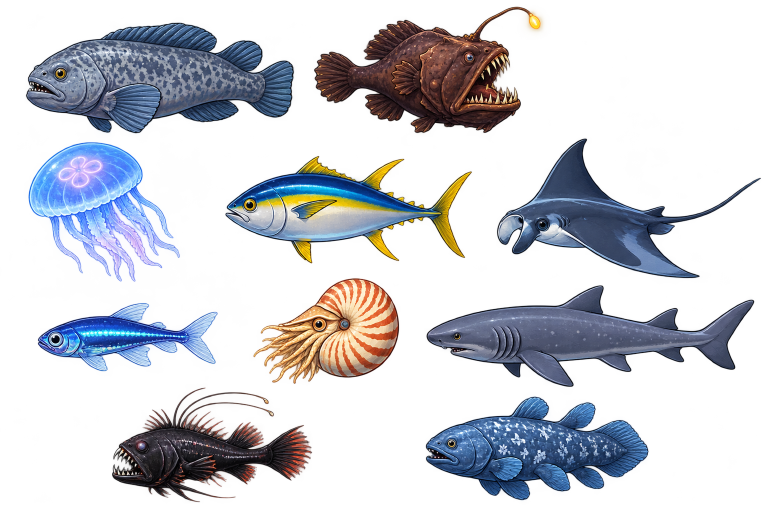
#> input picture art_source/species_sheet_1.png, 1536 x 1024 px (shown at 1/2 size)
$ python extract_painted.py ../art_source/species_sheet_1.png out.png
#> lines starting #> are read from the running program, lines starting #| are printed output that depends on the picture; after the words box and inside, x2 and y2 are one past the last pixel; in counts of white or black regions, pixels touching at a corner belong together
"""Cuts species sprites out of painted sprite sheets into body/tail PNGs in FishArt's layout.

Body canvas: 240 units wide, tail root at x=20, snout at x=220, centred on the body axis.
Tail canvas: 70 units wide at the body's pixel scale, tail root at x=62.
SHEETS maps each sheet file to its species: a point on the sprite, the way the head points
("left" sprites are mirrored to face right) and whether the tail fin is cut off to beat. Sheets
without transparency (a painted checkerboard behind the sprites) are cut out like the props.

Needs Pillow, NumPy and SciPy. Usage, per sheet:
  python tools/extract_painted.py art_source/painted_sprite_sheet.png assets/sprites/fish_painted
"""
import sys
from pathlib import Path

import numpy as np
from PIL import Image
from scipy import ndimage

sys.path.insert(0, str(Path(__file__).parent))
from extract_props import _foreground  # noqa: E402

# species id: (sprite centre x, y on the sheet, facing, split tail)
PAINTED_SHEET = {
    "european_sprat": (246, 115, "left", True),
    "atlantic_herring": (381, 112, "left", True),
    "lesser_sand_eel": (515, 113, "left", True),
    "atlantic_mackerel": (669, 112, "left", True),
    "european_plaice": (835, 112, "left", True),
    "lumpsucker": (978, 112, "left", True),
    "atlantic_cod": (1112, 114, "left", True),
    "conger_eel": (1281, 109, "left", True),
    "ocellaris_clownfish": (1449, 111, "left", True),
    "blue_green_chromis": (95, 277, "left", True),
    "blue_tang": (221, 273, "left", True),
    "mandarinfish": (363, 273, "left", True),
    "red_lionfish": (508, 271, "left", True),
    "blacktip_reef_shark": (668, 273, "left", True),
    "humphead_wrasse": (835, 275, "left", True),
    "lions_mane_jellyfish": (972, 266, "right", False),
    "atlantic_bluefin_tuna": (1126, 277, "left", True),
    "ocean_sunfish": (1285, 268, "left", False),
    "basking_shark": (1446, 272, "left", True),
    "roundnose_grenadier": (92, 434, "left", False),
    "rabbit_fish": (240, 431, "left", False),
    "curled_octopus": (369, 431, "right", False),
    "greenland_shark": (519, 430, "left", True),
    "humpback_anglerfish": (677, 432, "right", True),
    "south_african_sardine": (532, 595, "left", True),
    "green_sea_turtle": (387, 761, "right", False),
    "sperm_whale": (1172, 746, "left", True),
    "blue_whale": (111, 883, "left", True),
    "giant_squid": (1250, 901, "right", False),
}

SHEETS = {
    "painted_sprite_sheet.png": PAINTED_SHEET,
    "species_sheet_1.png": {
        "atlantic_wolffish": (310, 150, "left", True),
        "atlantic_footballfish": (840, 160, "right", True),
        "moon_jellyfish": (205, 400, "right", False),
        "yellowfin_tuna": (690, 415, "left", True),
        "reef_manta_ray": (1200, 420, "left", False),
        "skinnycheek_lanternfish": (255, 670, "left", True),
        "chambered_nautilus": (655, 680, "left", False),
        "bluntnose_sixgill_shark": (1180, 670, "left", True),
        "pacific_blackdragon": (390, 880, "left", False),
        "west_indian_ocean_coelacanth": (1070, 880, "left", True),
    },
    "species_sheet_2.png": {
        "australian_salmon": (205, 150, "left", True),
        "southern_blue_ringed_octopus": (555, 160, "right", False),
        "weedy_seadragon": (900, 160, "left", False),
        "blue_groper": (1310, 160, "left", True),
        "smooth_stingray": (215, 410, "left", False),
        "port_jackson_shark": (540, 420, "left", True),
        "old_wife": (910, 400, "left", True),
        "loggerhead_turtle": (1320, 420, "left", False),
        "leafy_seadragon": (180, 660, "left", False),
        "blubber_jellyfish": (495, 650, "right", False),
        "great_white_shark": (850, 660, "left", True),
        "humpback_whale": (1300, 660, "left", True),
        "orange_roughy": (200, 885, "left", True),
        "pink_ling": (610, 885, "left", False),
        "blobfish": (975, 880, "left", False),
        "common_fangtooth": (1340, 880, "left", True),
    },
    "species_sheet_3.png": {
        "red_sea_bream": (180, 140, "left", True),
        "japanese_horse_mackerel": (525, 150, "left", True),
        "tiger_puffer": (850, 130, "left", True),
        "japanese_amberjack": (1255, 145, "left", True),
        "japanese_flying_squid": (160, 410, "right", False),
        "opah": (520, 390, "left", True),
        "nomuras_jellyfish": (875, 400, "right", False),
        "japanese_spider_crab": (1290, 400, "right", False),
        "giant_pacific_octopus": (170, 670, "right", False),
        "giant_isopod": (510, 660, "left", False),
        "frilled_shark": (885, 690, "left", False),
        "goblin_shark": (1300, 660, "left", True),
        "mariana_snailfish": (255, 910, "left", True),
        "giant_oarfish": (970, 895, "left", False),
    },
    "species_sheet_4.png": {
        "hottentot_seabream": (195, 150, "left", True),
        "common_octopus": (595, 150, "right", False),
        "knysna_seahorse": (900, 140, "left", False),
        "galjoen": (1295, 155, "left", True),
        "copper_shark": (210, 385, "left", True),
        "ragged_tooth_shark": (595, 395, "left", True),
        "giant_guitarfish": (990, 400, "left", True),
        "portuguese_man_o_war": (1385, 410, "right", False),
        "shortfin_mako": (200, 620, "left", True),
        "leatherback_turtle": (580, 640, "left", False),
        "southern_right_whale": (965, 640, "left", True),
        "cape_hake": (1350, 625, "left", True),
        "kingklip": (200, 870, "left", True),
        "sloanes_viperfish": (565, 880, "left", False),
        "pelican_eel": (930, 880, "left", False),
        "colossal_squid": (1320, 850, "right", False),
    },
    # Replaces the vampire squid's SVG and some of the first, small painted sprites.
    "species_sheet_5.png": {
        "vampire_squid": (145, 190, "right", False),
        "basking_shark": (530, 160, "left", True),
        "blue_tang": (920, 180, "left", True),
        "blue_whale": (1290, 190, "left", True),
        "frilled_shark": (200, 440, "left", False),
        "giant_squid": (620, 400, "right", False),
        "greenland_shark": (1000, 445, "left", True),
        "mandarinfish": (1390, 420, "left", True),
        "ocean_sunfish": (130, 680, "left", False),
        "ocellaris_clownfish": (570, 700, "left", True),
        "rabbit_fish": (960, 690, "left", True),
        "red_lionfish": (1350, 700, "left", False),
        "sperm_whale": (650, 890, "left", True),
    },
    # Side views with spread tail fins, which beat better; they replace sprites with a bent or
    # hidden tail.
    "Cartoon-Meereswesen auf Transparenz.png": {
        "blue_whale": (230, 149, "left", True),
        "west_indian_ocean_coelacanth": (608, 149, "left", True),
        "conger_eel": (961, 151, "left", True),
        "humphead_wrasse": (1343, 154, "left", True),
        "humpback_anglerfish": (187, 380, "left", True),
        "red_lionfish": (546, 392, "left", True),
        "pacific_blackdragon": (933, 379, "left", True),
        "blobfish": (579, 628, "left", True),
    },
}

# Sheet rows below which a sprite's region is its label, not the creature.
BOTTOM_LIMIT = {"green_sea_turtle": 800}

ALPHA_FLOOR = 40
# Sheets whose sprites glow: alpha up to this is the glow around them, not the sprite.
GLOW_FLOOR = {"Cartoon-Meereswesen auf Transparenz.png": 120}
MAX_TAIL_SHARE = 0.3


def main() -> None:
    image = Image.open(sys.argv[1])
#> image is the input picture: PIL image 1536x1024 RGBA; mean R, G, B, A 70.5, 74.1, 86.1, 79.2
    sheet = np.array(image.convert("RGBA"))
    if "A" not in image.mode:
        sheet[..., 3] = _foreground(sheet[..., :3])
    out = Path(sys.argv[2])
    out.mkdir(parents=True, exist_ok=True)
    floor = GLOW_FLOOR.get(Path(sys.argv[1]).name, ALPHA_FLOOR)
    mask = sheet[..., 3] > max(60, floor + 8)
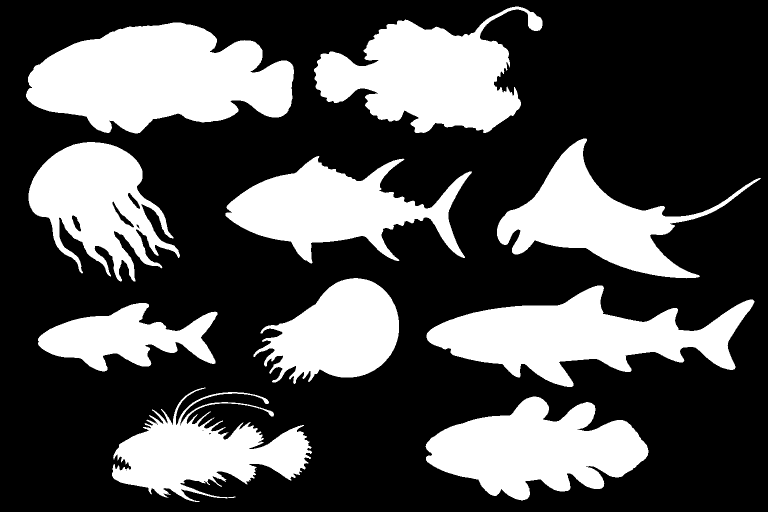
#> mask: shape (1024, 1536) bool (shown at 1/2 size); 32% white; 12 white regions (2 under 20 px), largest, box (x1, y1, x2, y2) and area: (52, 45, 588, 267) 80789, (853, 571, 1509, 774) 61435, (628, 13, 1085, 266) 61340
    labels, _ = ndimage.label(ndimage.binary_dilation(mask, iterations=3))
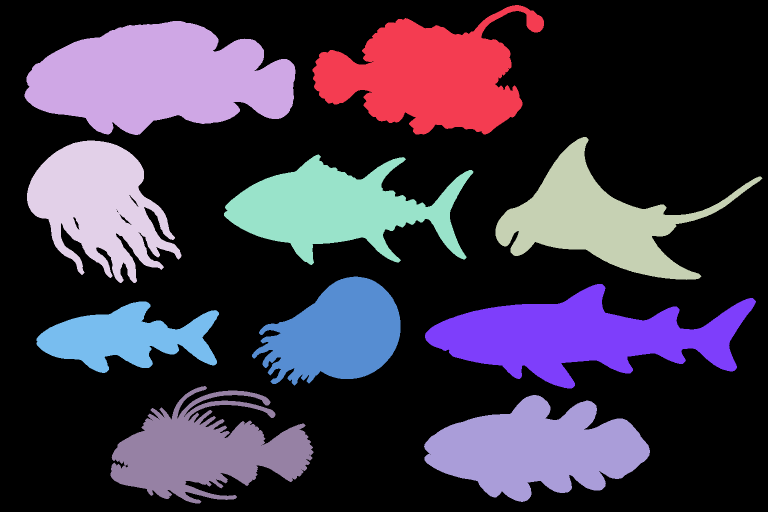
#> labels: shape (1024, 1536) int32 (shown at 1/2 size); 11 distinct labels, from 0 to 10; one colour per label, 0 black
    for species, (cx, cy, facing, split) in SHEETS[Path(sys.argv[1]).name].items():
        label = _label_near(labels, cx, cy)
        sl = ndimage.find_objects((labels == label).astype(int))[0]
        crop = sheet[sl].copy()
        keep = labels[sl] == label
        # The turtle's name label sits so close that it merges with the sprite.
        if species in BOTTOM_LIMIT:
            keep[BOTTOM_LIMIT[species] - sl[0].start:] = False
        alpha = crop[..., 3].astype(float)
        alpha[~keep] = 0
        alpha = np.clip((alpha - floor) / (255 - floor), 0, 1) * 255
        crop[..., 3] = alpha.astype(np.uint8)
        crop = _trim(crop)
        if facing == "left":
            crop = crop[:, ::-1]
        _write(species, crop, split, out)
#> this loop made 10 passes
#> (values in _label_near, label, root in _write, axis in _write, half in _write) on passes 1, 2, 4, 6, 8, 10: ([2], 2, 61, 138, 138), ([1], 1, 91, 141, 141), ([5], 5, 91, 113, 113), ([8], 8, 80, 66, 71), ([7], 7, 120, 107, 107), ([10], 10, 35, 102, 106)
#> (values in _label_near, label) on passes 3, 5, 7, 9: ([4], 4), ([3], 3), ([6], 6), ([9], 9)
#| atlantic_wolffish: 536x222, tail 61px
#| atlantic_footballfish: 458x253, tail 91px
#| yellowfin_tuna: 494x215, tail 91px
#| skinnycheek_lanternfish: 360x137, tail 80px
#| bluntnose_sixgill_shark: 656x204, tail 120px
#| west_indian_ocean_coelacanth: 446x208, tail 35px
#> pass 1, in main, `crop = sheet[sl].copy()`:
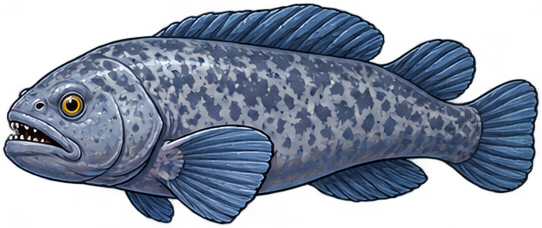
#> crop: shape (228, 542, 4); mean R, G, B, A 73.9, 90.3, 115.8, 163.7; transparent parts drawn white
#> pass 1, in main, `alpha = crop[..., 3].astype(float)`:
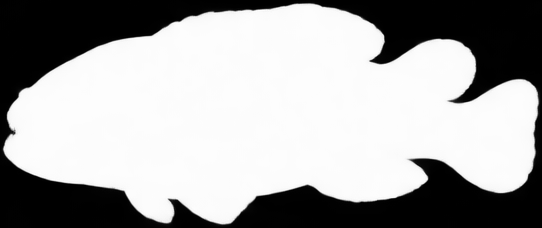
#> alpha: shape (228, 542) float64; min 0, max 254, mean 163.7
#> after the loop:
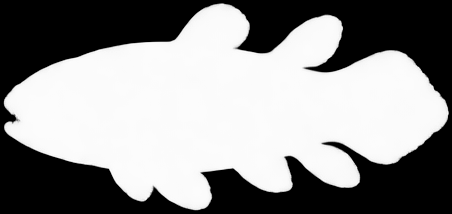
#> alpha: shape (214, 452) float64; min 0, max 253.8, mean 142.1
#> after the loop:
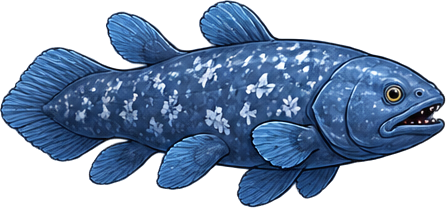
#> crop: shape (208, 446, 4); mean R, G, B, A 52.9, 84.2, 125.5, 147.9; transparent parts drawn white
#> after the loop:
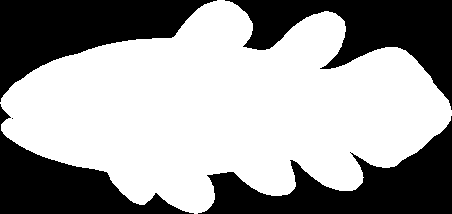
#> keep: shape (214, 452) bool; 61.3% white; 5 black regions (1 under 20 px), largest, box (x1, y1, x2, y2) and area: (0, 0, 217, 102) 10134, (198, 116, 452, 214) 10084, (225, 0, 452, 110) 9837, (0, 104, 194, 214) 7362


def _label_near(labels: np.ndarray, x: int, y: int) -> int:
    """The biggest labelled region within a few pixels of the point."""
    window = labels[y - 12:y + 12, x - 12:x + 12]
    values, counts = np.unique(window[window > 0], return_counts=True)
    return int(values[np.argmax(counts)])


def _trim(img: np.ndarray) -> np.ndarray:
    ys, xs = np.nonzero(img[..., 3] > 0)
    return img[ys.min():ys.max() + 1, xs.min():xs.max() + 1]


def _write(species: str, img: np.ndarray, split: bool, out: Path) -> None:
    h, w = img.shape[:2]
    opaque = img[..., 3] > 128
    if split:
        # The tail root is the narrowest column in the back part of the body.
        heights = np.array([np.count_nonzero(opaque[:, x]) for x in range(w)])
        lo, hi = int(w * 0.08), int(w * MAX_TAIL_SHARE * 1.2)
        root = lo + int(np.argmin(heights[lo:hi] + np.linspace(0, 2, hi - lo)))
        root = min(root, int(w * MAX_TAIL_SHARE))
        rows = np.nonzero(opaque[:, root])[0]
        axis = int(rows.mean()) if len(rows) else h // 2
    else:
        root = 0
        axis = h // 2
    body = img[:, root:]
    tail = img[:, :root + 2] if root > 0 else np.zeros((h, 1, 4), np.uint8)
    body_px = body.shape[1]
    unit = body_px / 200.0
    # Centre both parts on the body axis.
    half = max(axis, h - axis)
    body = _pad_vertical(body, axis, half)
    tail = _pad_vertical(tail, axis, half)
    pad = int(round(20 * unit))
    body_canvas = np.zeros((body.shape[0], body_px + 2 * pad, 4), np.uint8)
    body_canvas[:, pad:pad + body_px] = body
    tail_width = int(round(70 * unit))
    tail_canvas = np.zeros((tail.shape[0], tail_width, 4), np.uint8)
    root_x = int(round(62 * unit))
    # The tail part reaches 2 px into the body so no seam shows; its column `root` sits at root_x.
    start = root_x - root
    if start < 0:
        tail = tail[:, -start:]
        start = 0
    end = min(start + tail.shape[1], tail_width)
    tail_canvas[:, start:end] = tail[:, :end - start]
    Image.fromarray(body_canvas).save(out / f"{species}_body.png")
    Image.fromarray(tail_canvas).save(out / f"{species}_tail.png")
    print(f"{species}: {w}x{h}, tail {root}px")


def _pad_vertical(img: np.ndarray, axis: int, half: int) -> np.ndarray:
    top = half - axis
    bottom = 2 * half - img.shape[0] - top
    return np.pad(img, ((top, max(bottom, 0)), (0, 0), (0, 0)))


if __name__ == "__main__":
    main()
